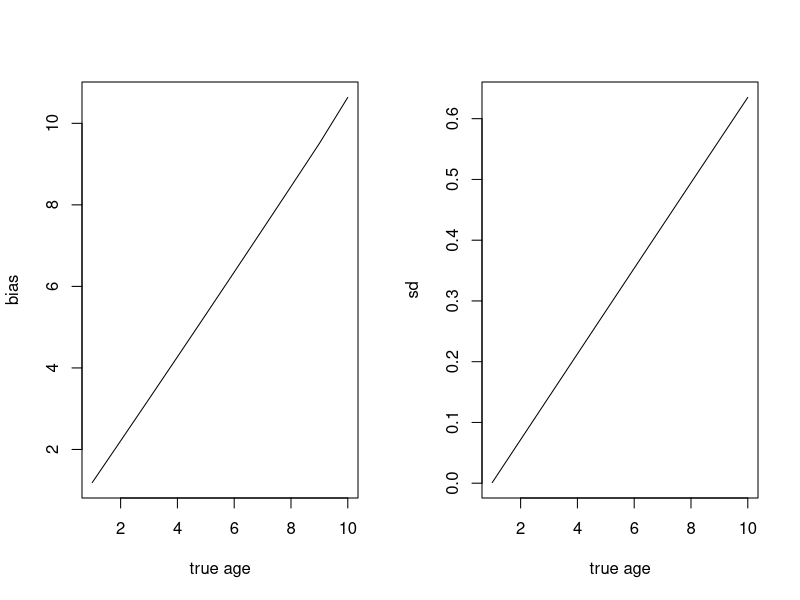
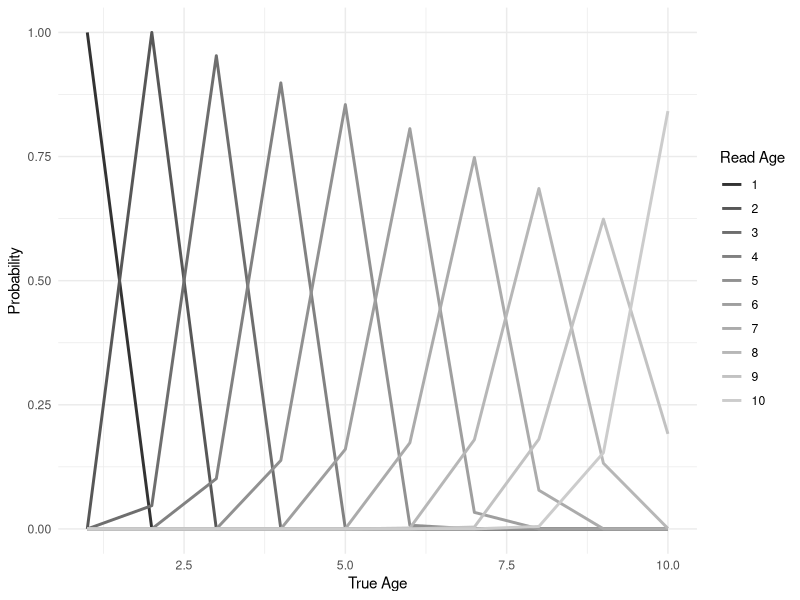
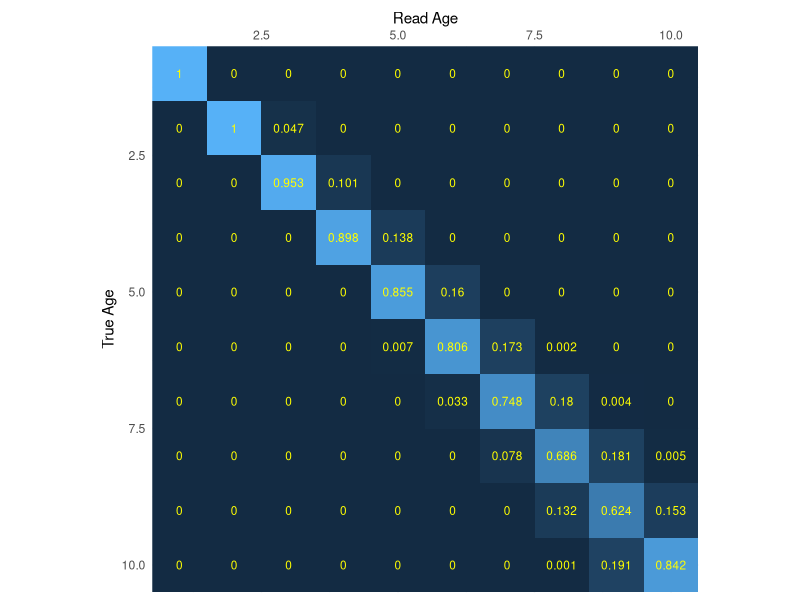
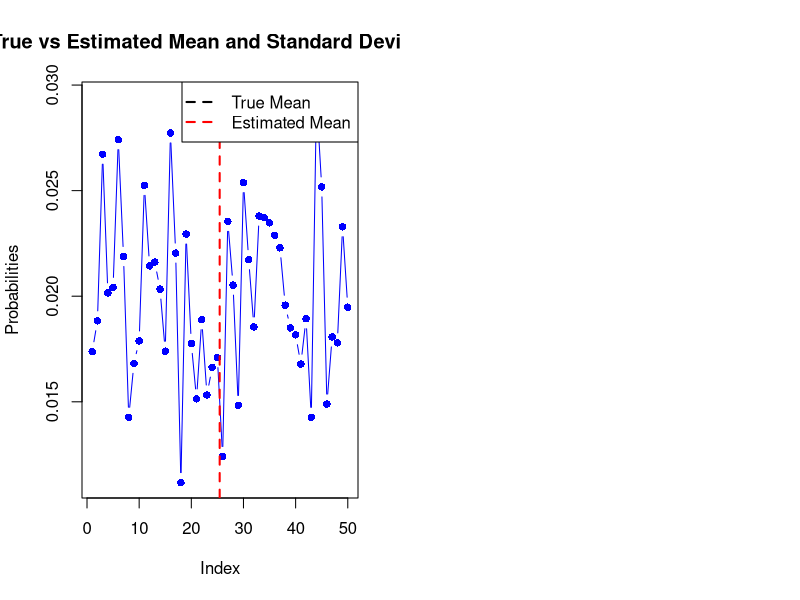
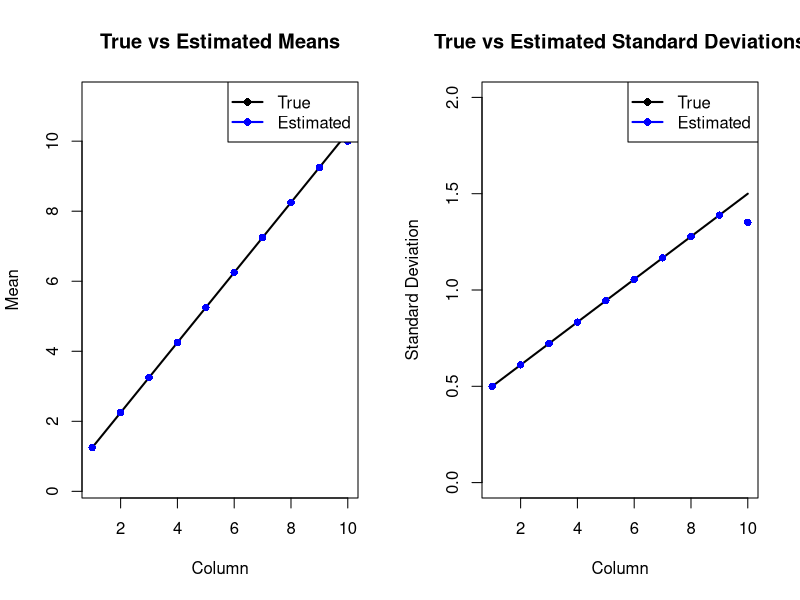

Reproduce these figures in R, in order.
## ---- chunk 1
# knitr::opts_chunk$set(echo = FALSE)
options(knitr.table.format = function() {
  if (knitr::is_latex_output()) 'latex' else 'pandoc'
})
require(reshape2)
require(dplyr)
require(ggplot2)
abins <- 10
## ---- chunk 2
bias_a <- c(1.1873,	2.2105,	3.23844,	4.27116,	5.30867,	6.351,	7.39816,	8.45019,	9.5071, 10.6357)
sd_a <- c(	0.001, 0.0716628,	0.142271,	0.212825,	0.283324,	0.353768,	0.424158,	0.494494,	0.564775,0.635002)
par(mfrow=c(1,2))
plot( 1:abins,bias_a, type = 'l', xlab = 'true age', ylab = 'bias')
plot( 1:abins, sd_a, type = 'l', xlab = 'true age', ylab = 'sd')
## ---- chunk 3
P_aa <- matrix(0, nrow = abins, ncol = abins)
## ---- chunk 4
diag(P_aa) <- 1
P_aa
## ---- chunk 5
getP_al <- function(theta, aa, sigma, maxage){
  pal = NA
  if(theta == 1){
    pal <- pnorm(theta, aa, sigma)
  } else if (theta > 1 & theta < maxage){
    pal <- pnorm(theta+1, aa, sigma) - pnorm(theta, aa, sigma)
  } else if (theta == maxage){
    pal <- 1-pnorm(theta, aa, sigma)
  }
  pal
}
## ---- chunk 6
for(a_obs in 1:abins){
    for(a_tilde in 1:abins){
      P_aa[a_obs,a_tilde] <- getP_al(theta = a_obs, 
                                                         aa = bias_a[a_tilde],
                                                         sigma = sd_a[a_tilde],
                                                         maxage = abins)
    } ## aprime
  } ## aobs
P_aa[1,1] <- 1
## ---- chunk 7
for(a_obs in 1:abins){
  P_aa[,a_obs] <- P_aa[,a_obs]/sum(P_aa[,a_obs])
}
all(round(colSums(P_aa))==1)
## ---- chunk 8
melt_paa <- melt(P_aa)
ggplot(data = melt_paa, aes(x = Var1, y = value, color = factor(Var2))) +
  theme_minimal() +
  geom_line(lwd = 1)+
  scale_color_grey() +
  labs(x = 'True Age', y = 'Probability', color = 'Read Age')
## ---- chunk 9
ggplot(data = melt_paa, aes(y = Var1, x = Var2, fill = value)) +
  theme_minimal()+
  theme(legend.position = 'none')+
  geom_tile()+
  coord_equal()+
  scale_y_reverse(expand = c(0,0)) +
  scale_x_continuous(position = 'top',expand = c(0,0))+
  geom_text(aes(label = round(value, 3)), color = 'yellow', size = 3)+
  scale_color_grey() + 
  labs(x = 'Read Age', y = 'True Age', color = 'Prob')

## ---- chunk 10
# Set the known mean and standard deviation
n_bins = 50
known_mean <- n_bins*0.45
known_sd <- n_bins*0.1 

# Generate the probabilities from a normal distribution
set.seed(123)  # Set seed for reproducibility
probs <- rnorm(n_bins, mean = known_mean, sd = known_sd)
probs <- probs / sum(probs)  # Normalize probabilities to sum to 1

# Calculate the estimated mean and standard deviation
mean_est <- sum(probs * (1:length(probs)))
sd_est <- sqrt(sum(probs * ((1:length(probs)) - mean_est)^2))

# Print the estimated mean and standard deviation
cat("True Mean:",known_mean, "Estimated Mean:", mean_est, "\n")
cat("True SD:",known_sd,"Estimated Standard Deviation:", sd_est, "\n")

# Plot the comparison
plot(1:length(probs), probs, type = "b", pch = 16, col = "blue",
     xlab = "Index", ylab = "Probabilities", main = "True vs Estimated Mean and Standard Deviation")
abline(v = mean_est, col = "red", lwd = 2, lty = 2)
abline(h = known_mean, col = "black", lwd = 2, lty = 2)
legend("topright", legend = c("True Mean", "Estimated Mean"), col = c("black", "red"),
       lwd = 2, lty = 2, pch = c(NA, NA), pt.bg = c("black", "red"))


## ---- chunk 11
# Generate the probability matrix
n_rows <- 10
n_cols <- 10
true_means <- (1:abins)+0.25  # True means for each column 
true_sds <- seq(0.5, 1.5, length.out = n_cols)  # True standard deviations for each column

probs <- matrix(0, nrow = n_rows, ncol = n_cols)
for (j in 1:n_cols) { 
  probs[, j] <- dnorm(1:n_rows, mean = true_means[j], sd = true_sds[j])
  probs[, j] <- probs[, j] / sum(probs[, j])  # Normalize probabilities to sum to 1
}

# Estimate the means for each column
means_est <- numeric(n_cols)
for (j in 1:n_cols) {
  init_mean <- 0  # Initial mean value for optimization
  
  # Define the objective function for the current column
  objective_col <- function(mean) { 
    random_vals <- dnorm(1:n_rows, mean = mean, sd = true_sds[j])
    random_vals <- random_vals / sum(random_vals)
    sum_sq_diff <- sum((probs[, j] - random_vals)^2)
    return(sum_sq_diff)
  }
  
  optim_result <- optimize(f = objective_col, interval = c(-10, 10))
  means_est[j] <- optim_result$minimum
}

# Estimate the standard deviations for each column
sds_est <- numeric(n_cols)
for (j in 1:n_cols) {
  # Define the objective function for the current column
  objective_sd <- function(sd) {
    random_vals <- dnorm(1:n_rows, mean = means_est[j], sd = sd)
    random_vals <- random_vals / sum(random_vals)
    sum_sq_diff <- sum((probs[, j] - random_vals)^2)
    return(sum_sq_diff)
  }
  
  optim_result_sd <- optimize(f = objective_sd, interval = c(0, 10), maximum = FALSE)
  sds_est[j] <- optim_result_sd$minimum
}

# Print the estimated means and standard deviations
rbind(means_est, true_means)
rbind(sds_est, true_sds)
par(mfrow = c(1, 2))

# Plot true vs estimated means
plot(1:n_cols, true_means, type = "l", col = "black", lwd = 2,
     ylim = c(min(true_means, means_est, na.rm = TRUE) - 1, max(true_means, means_est, na.rm = TRUE) + 1),
     xlab = "Column", ylab = "Mean", main = "True vs Estimated Means")
points(1:n_cols, means_est, col = "blue", pch = 16)
legend("topright", legend = c("True", "Estimated"), col = c("black", "blue"), lwd = 2, pch = 16)

# Plot true vs estimated standard deviations
plot(1:n_cols, true_sds, type = "l", col = "black", lwd = 2,
     ylim = c(min(true_sds, sds_est, na.rm = TRUE) - 0.5, max(true_sds, sds_est, na.rm = TRUE) + 0.5),
     xlab = "Column", ylab = "Standard Deviation", main = "True vs Estimated Standard Deviations")
points(1:n_cols, sds_est, col = "blue", pch = 16)
legend("topright", legend = c("True", "Estimated"), col = c("black", "blue"), lwd = 2, pch = 16)

